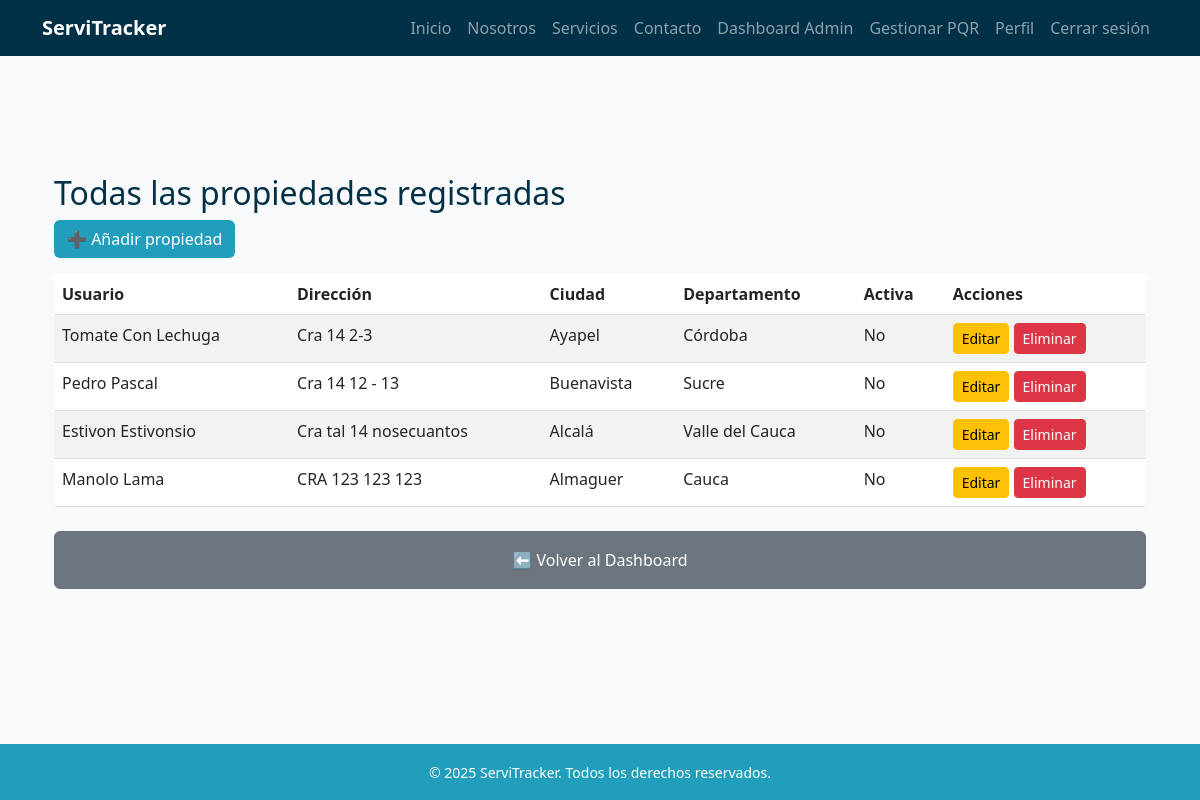
The app's page /propiedades/ (signed in) with its own data.
### propiedades/models.py (models this page shows, shortened)
class Propiedad(models.Model):
    usuario = models.ForeignKey(
        settings.AUTH_USER_MODEL,
        on_delete=models.CASCADE,
        related_name='propiedades'
    )
    departamento = models.CharField(max_length=100)
    ciudad = models.CharField(max_length=100)
    direccion = models.CharField(max_length=200)
    activa = models.BooleanField(default=True)

### usuarios/models.py (models this page shows)
class Usuario(AbstractBaseUser, PermissionsMixin):
    ROLES = [
        ("administrador", "Administrador"),
        ("agente", "Agente"),
        ("tecnico", "Técnico"),
        ("ciudadano", "Ciudadano"),
    ]
    documento = models.CharField(max_length=20, unique=True)
    email = models.EmailField(blank=True, null=True)
    nombres = models.CharField(max_length=100, blank=True, null=True)
    apellidos = models.CharField(max_length=100, blank=True, null=True)
    rol = models.CharField(max_length=20, choices=ROLES, default="ciudadano")
    especialidad = models.ForeignKey(Especialidad, on_delete=models.SET_NULL, null=True, blank=True)
    is_active = models.BooleanField(default=True)
    is_staff = models.BooleanField(default=False)
    date_joined = models.DateTimeField(auto_now_add=True)
    objects = UsuarioManager()
    USERNAME_FIELD = "documento"
    REQUIRED_FIELDS = []  # puedes agregar 'email' si quieres que sea obligatorio
    def __str__(self):
        return self.get_public_name()
    def get_full_name(self):
        nombre = (self.nombres or "").strip()
        apellido = (self.apellidos or "").strip()
        full = f"{nombre} {apellido}".strip()
        return full or ""
    def get_public_name(self):
        return self.get_full_name() or "Usuario"

### propiedades/views.py (the view)
# urls.py: path('', views.lista_propiedades, name='lista_propiedades'),
@user_passes_test(lambda u: u.is_staff or u.rol == "administrador")
def lista_propiedades(request):
    propiedades = Propiedad.objects.all()
    return render(request, 'propiedades/propiedades.html', {'propiedades': propiedades})

### templates/propiedades/propiedades.html (shortened to what this page needs)
{% extends 'base.html' %}
{% block content %}
<div class="container my-5">
    <h2 class="text-blue-dark">Todas las propiedades registradas</h2>
    <a href="{% url 'crear_propiedad' %}" class="btn btn-blue-mid mb-3">➕ Añadir propiedad</a>
    <table class="table table-striped">
        <thead>
            <tr>
                <th>Usuario</th>
                <th>Dirección</th>
                <th>Ciudad</th>
                <th>Departamento</th>
                <th>Activa</th>
                <th>Acciones</th>
            </tr>
        </thead>
        <tbody>
            {% for p in propiedades %}
            <tr>
                <td>{{ p.usuario }}</td>
                <td>{{ p.direccion }}</td>
                <td>{{ p.ciudad }}</td>
                <td>{{ p.departamento }}</td>
                <td>{{ p.activa|yesno:"Sí,No" }}</td>
                <td>
                    <a href="{% url 'editar_propiedad' p.pk %}" class="btn btn-sm btn-warning">Editar</a>
                    <a href="{% url 'eliminar_propiedad' p.pk %}" class="btn btn-sm btn-danger">Eliminar</a>
                </td>
            </tr>
            {% empty %}
            <tr><td colspan="6">No hay propiedades registradas.</td></tr>
            {% endfor %}
        </tbody>
    </table>
    <div class="mt-4">
        <a href="{% url 'dashboard_admin' %}" class="btn btn-secondary w-100 py-3">
            ⬅️ Volver al Dashboard
        </a>
    </div>
</div>
{% endblock %}

### static/css/style.css (style rules this page uses)
:root { --blue-light: #8ecae6; --blue-mid: #219ebc; --blue-deep: #126782; --blue-dark: #023047; --yellow: #ffb703; --orange-light: #fd9e02; --orange-dark: #fb8500; --green-light: #198754; --green-dark: #146c43; }
.text-blue-dark { color: var(--blue-dark); }
body { font-family: 'Segoe UI', sans-serif; background-color: #f8f9fa; padding-top: 70px; min-height: 100vh; display: flex; flex-direction: column; }
.btn-blue-mid { background-color: var(--blue-mid); color: white; }

### records on screen
Propiedad: usuario "Tomate Con Lechuga", direccion "Cra 14 2-3", ciudad "Ayapel", departamento "Córdoba", activa "No"
Propiedad: usuario "Pedro Pascal", direccion "Cra 14 12 - 13", ciudad "Buenavista", departamento "Sucre", activa "No"
Propiedad: usuario "Estivon Estivonsio", direccion "Cra tal 14 nosecuantos", ciudad "Alcalá", departamento "Valle del Cauca", activa "No"
Propiedad: usuario "Manolo Lama", direccion "CRA 123 123 123", ciudad "Almaguer", departamento "Cauca", activa "No"
